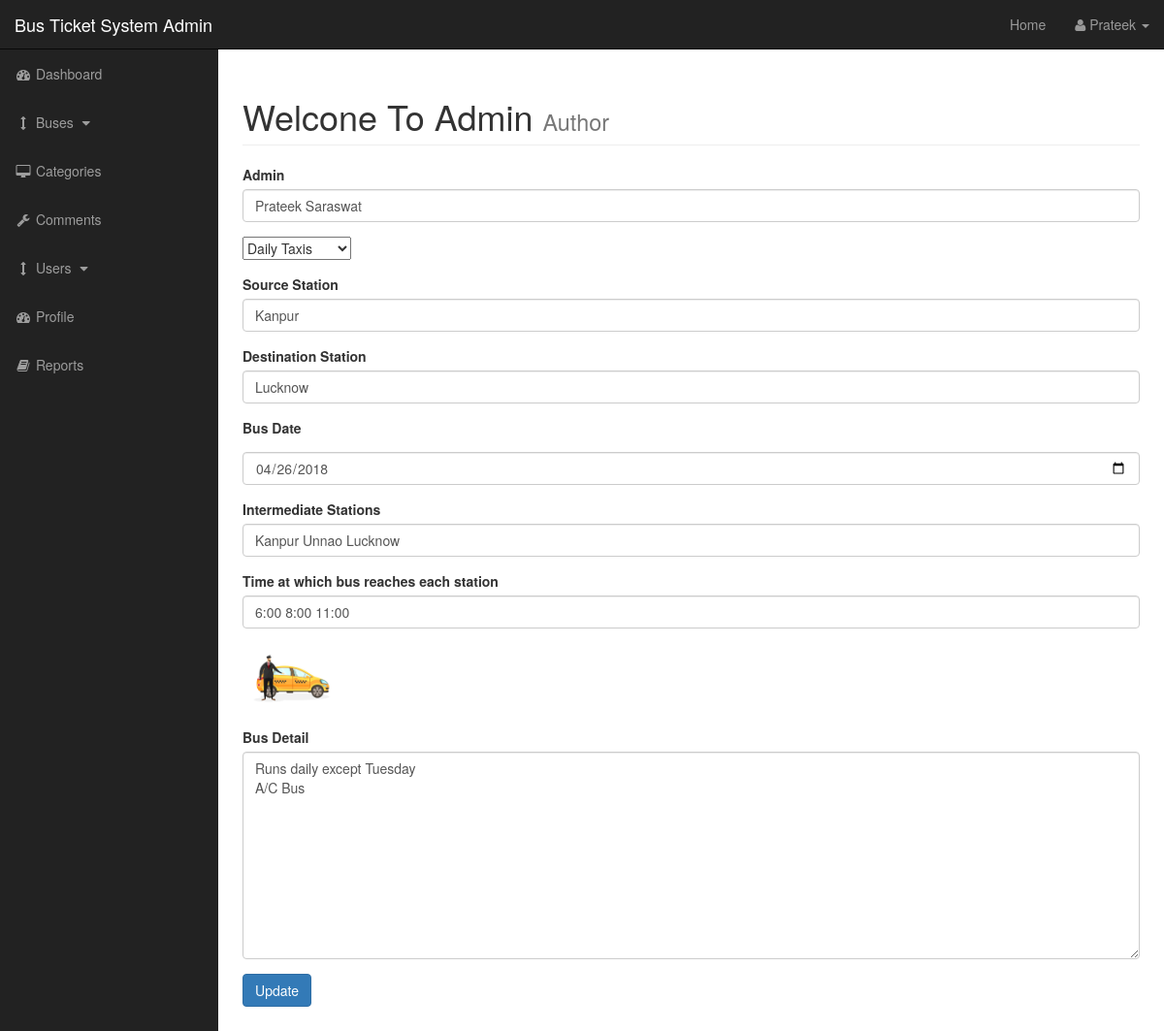
Before: /admin/buses.php?source=update&bus_id=2 (signed in) with the older database file.
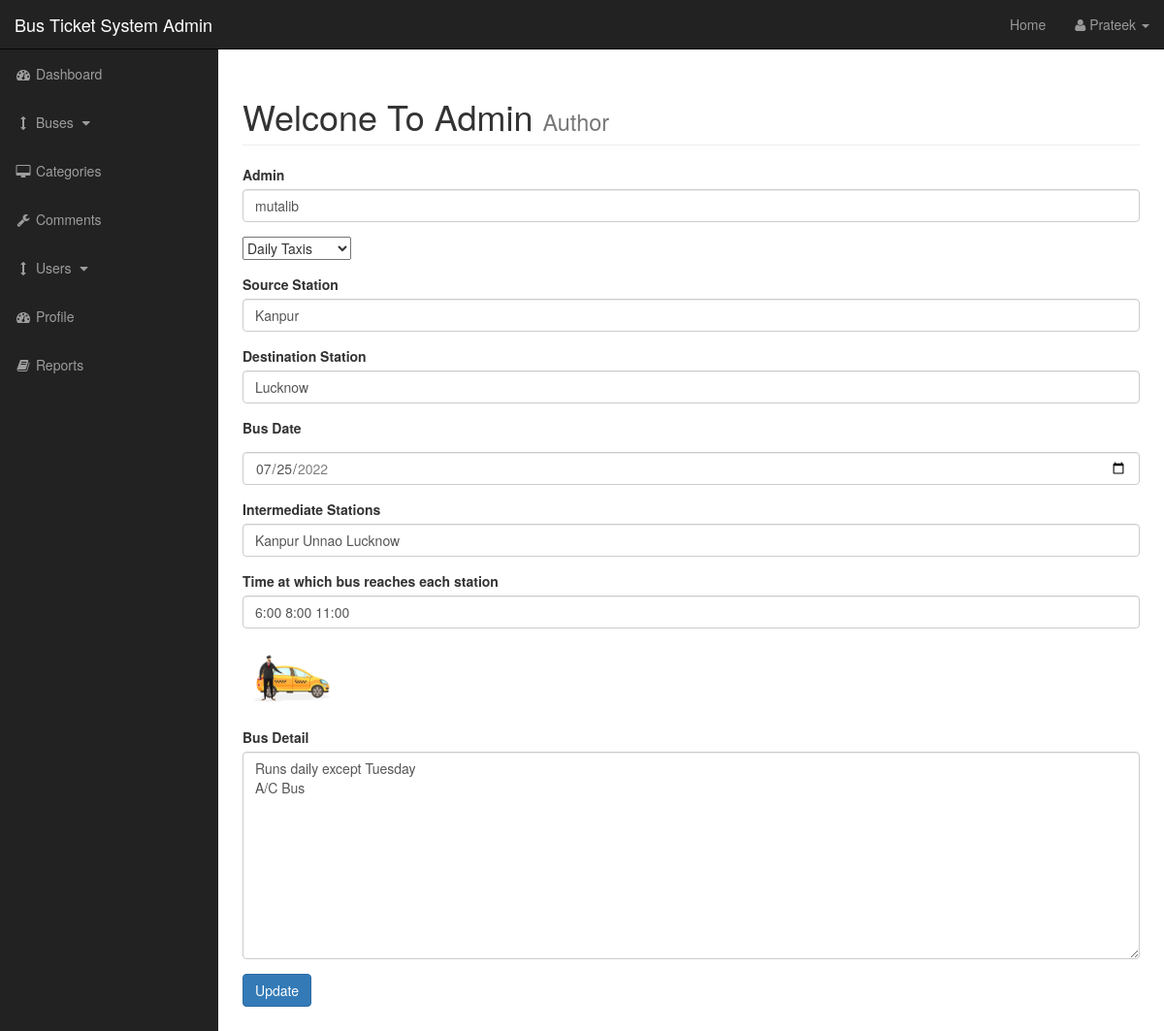
After: the same page with the newer database file.
### tables this page shows
CREATE TABLE `posts` (
  `post_id` int(3) NOT NULL,
  `post_category_id` int(3) NOT NULL,
  `post_title` varchar(255) NOT NULL,
  `post_author` varchar(255) NOT NULL,
  `post_date` date NOT NULL,
  `post_image` text NOT NULL,
  `post_content` text NOT NULL,
  `post_source` varchar(255) NOT NULL,
  `post_destination` varchar(255) NOT NULL,
  `post_via` varchar(255) NOT NULL,
  `post_via_time` varchar(255) NOT NULL,
  `post_query_count` int(3) NOT NULL,
  `max_seats` int(3) NOT NULL,
  `available_seats` int(3) NOT NULL
);

### admin/includes/update.php (the view, shortened to what this page needs)
<?php
if (isset($_GET['bus_id'])) {
	$edit_bus_id = $_GET['bus_id'];
}
$query = "SELECT *  FROM  posts WHERE post_id=$edit_bus_id";
$select_posts = mysqli_query($connection,$query);
while($row = mysqli_fetch_assoc($select_posts)) {
    $admin_name = $row['post_author'];
    $source = $row['post_source'];
    $destination = $row['post_destination'];
    $intermediate_station = $row['post_via'];
    $detail = $row['post_content'];
    $image = $row['post_image'];
    $date = $row['post_date'];
    $time = $row['post_via_time'];
}
?>
<form action="" method="post" enctype="multipart/form-data">
	<div class="form-group">
		<label for="admin">Admin</label>
		<input value="<?php echo $admin_name; ?>" type="text" class="form-control" name="admin">
	</div>
	<div class="form-group">
		<select name="category">
			<?php
			$query = "SELECT * FROM categories";
			$select_category = mysqli_query($connection,$query);
			while ($row = mysqli_fetch_assoc($select_category)) {
				$cat_id = $row['cat_id'];
				$cat_title = $row['cat_title'];
				echo "<option value='$cat_id'>$cat_title</option>";
			}
			?>
		</select>
	</div>
	<div class="form-group">
		<label for="source">Source Station</label>
		<input value="<?php echo $source; ?>" type="text" class="form-control" name="source">
	</div>
	<div class="form-group">
		<label for="destination">Destination Station</label>
		<input value="<?php echo $destination; ?>" type="text" class="form-control" name="destination">
	</div>
	<div class="form-group">
		<label for="bus-date">Bus Date</label>
		<input value="<?php echo $date ?>" type="date" style="margin-top: 10px;" min=<?php echo date('Y-m-d');?> max=<?php echo date('Y-m-d', strtotime(date('Y-m-d'). ' + 29 days'));?> name="date" class="form-control" id="date" placeholder="<?php echo $date ?>" >
	</div>
	<div class="form-group">
		<label for="intermediate-station">Intermediate Stations</label>
		<input value="<?php echo $intermediate_station; ?>" type="text" class="form-control" name="intermediate">
	</div>
	<div class="form-group">
		<label for="via-time">Time at which bus reaches each station</label>
		<input value="<?php echo $time; ?>" type="text" class="form-control" name="via-time" placeholder="All times separated by space">
	</div>
	<div class="form-group">
		<img width="100" src="../images/<?php echo $image ?>">
	</div>
	<div class="form-group">
		<label for="bus-detail">Bus Detail</label>
		<textarea /*value="<?php echo $detail; ?>" class="form-control" name="bus-detail" cols="30" rows="10"><?php echo $detail; ?></textarea>
	</div>
	<div class="form-group">
		<input type="submit" class="btn btn-primary" name="update-bus" value="Update">
	</div>
</form>

### admin/includes/admin_navigation.php (shortened to what this page needs)
<nav class="navbar navbar-inverse navbar-fixed-top" role="navigation">
            <div class="navbar-header">
                <a class="navbar-brand" href="index.php">Bus Ticket System Admin</a>
            </div>
            <ul class="nav navbar-right top-nav">
                <li><a href="../index.php">Home</a></li>
                <li class="dropdown">
                    <a href="#" class="dropdown-toggle" data-toggle="dropdown"><i class="fa fa-user"></i> <?php echo ucfirst($_SESSION['s_username']); ?> <b class="caret"></b></a>
                </li>
            </ul>
            <div class="collapse navbar-collapse navbar-ex1-collapse">
                <ul class="nav navbar-nav side-nav">
                    <li>
                        <a href="index.php"><i class="fa fa-fw fa-dashboard"></i> Dashboard</a>
                    </li>
                    <li>
                        <a href="javascript:;" data-toggle="collapse" data-target="#demo"><i class="fa fa-fw fa-arrows-v"></i> Buses <i class="fa fa-fw fa-caret-down"></i></a>
                    </li>
                    <li>
                        <a href="categories.php"><i class="fa fa-fw fa-desktop"></i> Categories</a>
                    </li>
                    <li>
                        <a href="query.php"><i class="fa fa-fw fa-wrench"></i> Comments</a>
                    </li>
                    <li>
                        <a href="javascript:;" data-toggle="collapse" data-target="#demo1"><i class="fa fa-fw fa-arrows-v"></i> Users <i class="fa fa-fw fa-caret-down"></i></a>
                    </li>
                    <li>
                        <a href="../profile.php"><i class="fa fa-fw fa-dashboard"></i> Profile</a>
                    </li>
                    <li>
                        <a href="report.php"><i class="fa fa-fw fa-book"></i> Reports</a>
                    </li>
                </ul>
            </div>
        </nav>

Changed rows visible on the page:
changed posts "Kanpur": admin "Prateek Saraswat" → "mutalib"; date "04/26/2018" → "07/25/2022"
